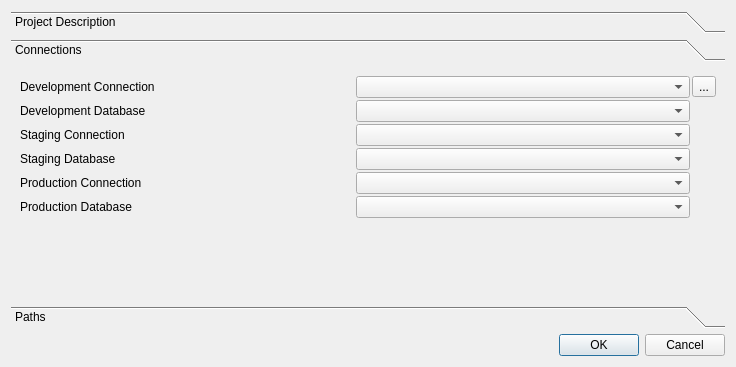
<?xml version="1.0" encoding="UTF-8"?>
<ui version="4.0">
 <class>DlgProject</class>
 <widget class="QDialog" name="DlgProject">
  <property name="geometry">
   <rect>
    <x>0</x>
    <y>0</y>
    <width>736</width>
    <height>367</height>
   </rect>
  </property>
  <property name="windowTitle">
   <string>Project Configuration</string>
  </property>
  <layout class="QVBoxLayout" name="verticalLayout_3">
   <item>
    <widget class="QToolBox" name="toolBox">
     <property name="currentIndex">
      <number>1</number>
     </property>
     <widget class="QWidget" name="pg_description">
      <property name="geometry">
       <rect>
        <x>0</x>
        <y>0</y>
        <width>718</width>
        <height>227</height>
       </rect>
      </property>
      <attribute name="label">
       <string>Project Description</string>
      </attribute>
      <layout class="QGridLayout" name="gridLayout">
       <item row="3" column="2">
        <widget class="QTextEdit" name="ed_description"/>
       </item>
       <item row="3" column="0">
        <widget class="QLabel" name="label_8">
         <property name="text">
          <string>Description</string>
         </property>
         <property name="alignment">
          <set>Qt::AlignLeading|Qt::AlignLeft|Qt::AlignTop</set>
         </property>
        </widget>
       </item>
       <item row="0" column="0">
        <widget class="QLabel" name="label">
         <property name="text">
          <string>Project Name</string>
         </property>
        </widget>
       </item>
       <item row="0" column="2">
        <widget class="QLineEdit" name="ed_project_name"/>
       </item>
      </layout>
     </widget>
     <widget class="QWidget" name="pg_connections">
      <property name="geometry">
       <rect>
        <x>0</x>
        <y>0</y>
        <width>718</width>
        <height>227</height>
       </rect>
      </property>
      <attribute name="label">
       <string>Connections</string>
      </attribute>
      <layout class="QGridLayout" name="gridLayout_3" columnstretch="0,0,0">
       <property name="spacing">
        <number>2</number>
       </property>
       <item row="3" column="1">
        <widget class="QComboBox" name="cb_staging_database"/>
       </item>
       <item row="4" column="0">
        <widget class="QLabel" name="label_5">
         <property name="text">
          <string>Production Connection</string>
         </property>
        </widget>
       </item>
       <item row="0" column="1">
        <widget class="QComboBox" name="cb_development_connection"/>
       </item>
       <item row="2" column="1">
        <widget class="QComboBox" name="cb_staging_connection"/>
       </item>
       <item row="2" column="0">
        <widget class="QLabel" name="label_4">
         <property name="text">
          <string>Staging Connection</string>
         </property>
        </widget>
       </item>
       <item row="1" column="1">
        <widget class="QComboBox" name="cb_development_database"/>
       </item>
       <item row="0" column="2">
        <widget class="QToolButton" name="bt_connections">
         <property name="text">
          <string>...</string>
         </property>
         <property name="icon">
          <iconset resource="pgdbatool.qrc">
           <normaloff>:/icons/images/icons/icons8-database-administrator-48.png</normaloff>:/icons/images/icons/icons8-database-administrator-48.png</iconset>
         </property>
        </widget>
       </item>
       <item row="4" column="1">
        <widget class="QComboBox" name="cb_production_connection"/>
       </item>
       <item row="0" column="0">
        <widget class="QLabel" name="label_3">
         <property name="text">
          <string>Development Connection</string>
         </property>
        </widget>
       </item>
       <item row="6" column="1">
        <spacer name="verticalSpacer_2">
         <property name="orientation">
          <enum>Qt::Vertical</enum>
         </property>
         <property name="sizeHint" stdset="0">
          <size>
           <width>20</width>
           <height>97</height>
          </size>
         </property>
        </spacer>
       </item>
       <item row="5" column="1">
        <widget class="QComboBox" name="cb_production_database"/>
       </item>
       <item row="1" column="0">
        <widget class="QLabel" name="label_9">
         <property name="text">
          <string>Development Database</string>
         </property>
        </widget>
       </item>
       <item row="3" column="0">
        <widget class="QLabel" name="label_10">
         <property name="text">
          <string>Staging Database</string>
         </property>
        </widget>
       </item>
       <item row="5" column="0">
        <widget class="QLabel" name="label_11">
         <property name="text">
          <string>Production Database</string>
         </property>
        </widget>
       </item>
      </layout>
     </widget>
     <widget class="QWidget" name="Paths">
      <property name="geometry">
       <rect>
        <x>0</x>
        <y>0</y>
        <width>718</width>
        <height>227</height>
       </rect>
      </property>
      <attribute name="label">
       <string>Paths</string>
      </attribute>
      <layout class="QGridLayout" name="gridLayout_2">
       <item row="0" column="0">
        <widget class="QLabel" name="label_2">
         <property name="text">
          <string>Project Path</string>
         </property>
        </widget>
       </item>
       <item row="0" column="1">
        <widget class="QLineEdit" name="ed_project_path"/>
       </item>
       <item row="1" column="0">
        <widget class="QLabel" name="label_6">
         <property name="text">
          <string>Query Path</string>
         </property>
        </widget>
       </item>
       <item row="1" column="1">
        <widget class="QLineEdit" name="ed_query_dir"/>
       </item>
       <item row="2" column="0">
        <widget class="QLabel" name="label_7">
         <property name="text">
          <string>Models Path</string>
         </property>
        </widget>
       </item>
       <item row="2" column="1">
        <widget class="QLineEdit" name="ed_models_dir"/>
       </item>
       <item row="2" column="2">
        <widget class="QToolButton" name="bt_models_directory">
         <property name="text">
          <string>...</string>
         </property>
         <property name="icon">
          <iconset resource="pgdbatool.qrc">
           <normaloff>:/icons/images/icons/icons8-opened-folder-40.png</normaloff>:/icons/images/icons/icons8-opened-folder-40.png</iconset>
         </property>
        </widget>
       </item>
       <item row="3" column="1">
        <spacer name="verticalSpacer">
         <property name="orientation">
          <enum>Qt::Vertical</enum>
         </property>
         <property name="sizeHint" stdset="0">
          <size>
           <width>17</width>
           <height>129</height>
          </size>
         </property>
        </spacer>
       </item>
       <item row="1" column="2">
        <widget class="QToolButton" name="bt_query_directory">
         <property name="text">
          <string>...</string>
         </property>
         <property name="icon">
          <iconset resource="pgdbatool.qrc">
           <normaloff>:/icons/images/icons/icons8-opened-folder-40.png</normaloff>:/icons/images/icons/icons8-opened-folder-40.png</iconset>
         </property>
        </widget>
       </item>
       <item row="0" column="2">
        <widget class="QToolButton" name="bt_project_path">
         <property name="text">
          <string>...</string>
         </property>
         <property name="icon">
          <iconset resource="pgdbatool.qrc">
           <normaloff>:/icons/images/icons/icons8-opened-folder-40.png</normaloff>:/icons/images/icons/icons8-opened-folder-40.png</iconset>
         </property>
        </widget>
       </item>
      </layout>
     </widget>
    </widget>
   </item>
   <item>
    <widget class="QDialogButtonBox" name="buttonBox">
     <property name="orientation">
      <enum>Qt::Horizontal</enum>
     </property>
     <property name="standardButtons">
      <set>QDialogButtonBox::Cancel|QDialogButtonBox::Ok</set>
     </property>
    </widget>
   </item>
  </layout>
 </widget>
 <tabstops>
  <tabstop>ed_project_name</tabstop>
 </tabstops>
 <resources>
  <include location="pgdbatool.qrc"/>
 </resources>
 <connections>
  <connection>
   <sender>buttonBox</sender>
   <signal>accepted()</signal>
   <receiver>DlgProject</receiver>
   <slot>accept()</slot>
   <hints>
    <hint type="sourcelabel">
     <x>248</x>
     <y>254</y>
    </hint>
    <hint type="destinationlabel">
     <x>157</x>
     <y>274</y>
    </hint>
   </hints>
  </connection>
  <connection>
   <sender>buttonBox</sender>
   <signal>rejected()</signal>
   <receiver>DlgProject</receiver>
   <slot>reject()</slot>
   <hints>
    <hint type="sourcelabel">
     <x>316</x>
     <y>260</y>
    </hint>
    <hint type="destinationlabel">
     <x>286</x>
     <y>274</y>
    </hint>
   </hints>
  </connection>
 </connections>
</ui>
